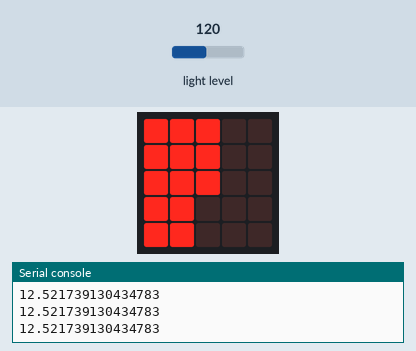
Recording of a program running on a simulated BBC micro:bit (MakeCode). Shown: the board's 5×5 LED display, the last lines printed to the serial console. Inputs (shaded band) come from the test bench; at power-on: light level 120.

Above: at 1.2 s.
1.3 s: light level set to 5
At 1.51 s:
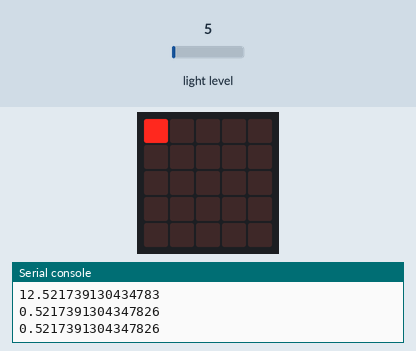
3.5 s: light level set to 64
At 3.71 s:
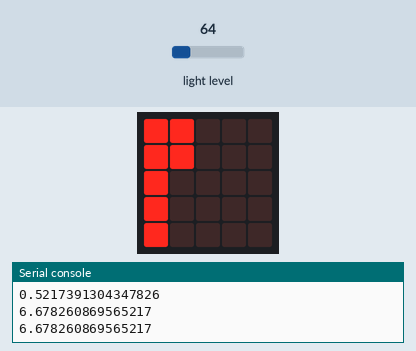
6.1 s: light level set to 128
At 6.27 s:
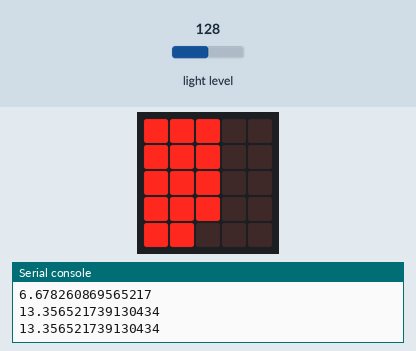
8.7 s: light level set to 191
At 8.97 s:
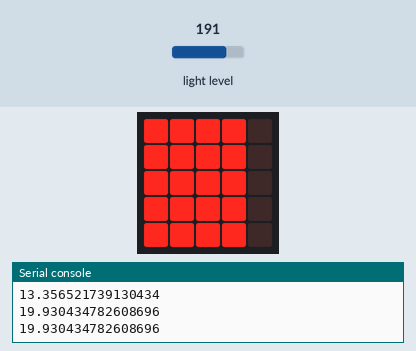
11.4 s: light level set to 250
At 11.66 s:
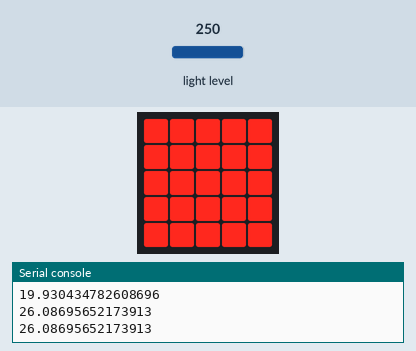

Measured:
- after the input at 1.3 s, the display: changes after 0.05 s (image 1)
- after the input at 3.5 s, the display: first differs from a run without the input at once (image 2)
- after the input at 6.1 s, the display: changes at once (image 3)
- after the input at 8.7 s, the display: changes after 0.10 s (image 4)
- after the input at 11.4 s, the display: changes after 0.09 s (image 5)

The program:

main.ts
```typescript
let x = 0
let y = 0
let aantal = 0
function adres (led2: number) {
    x = led2 / 5
    y = led2 % 5
}
basic.forever(function () {
    aantal = Math.map(input.lightLevel(), 0, 230, 0, 24)
    for (let index = 0; index <= aantal; index++) {
        adres(index)
        led.plot(x, y)
    }
    serial.writeNumber(aantal)
    serial.writeLine("")
    basic.pause(100)
    basic.clearScreen()
})
```

test.ts
```typescript
// tests gaan hier; deze zal niet worden gecompileerd wanneer dit pakket wordt gebruikt als extensie.
```
